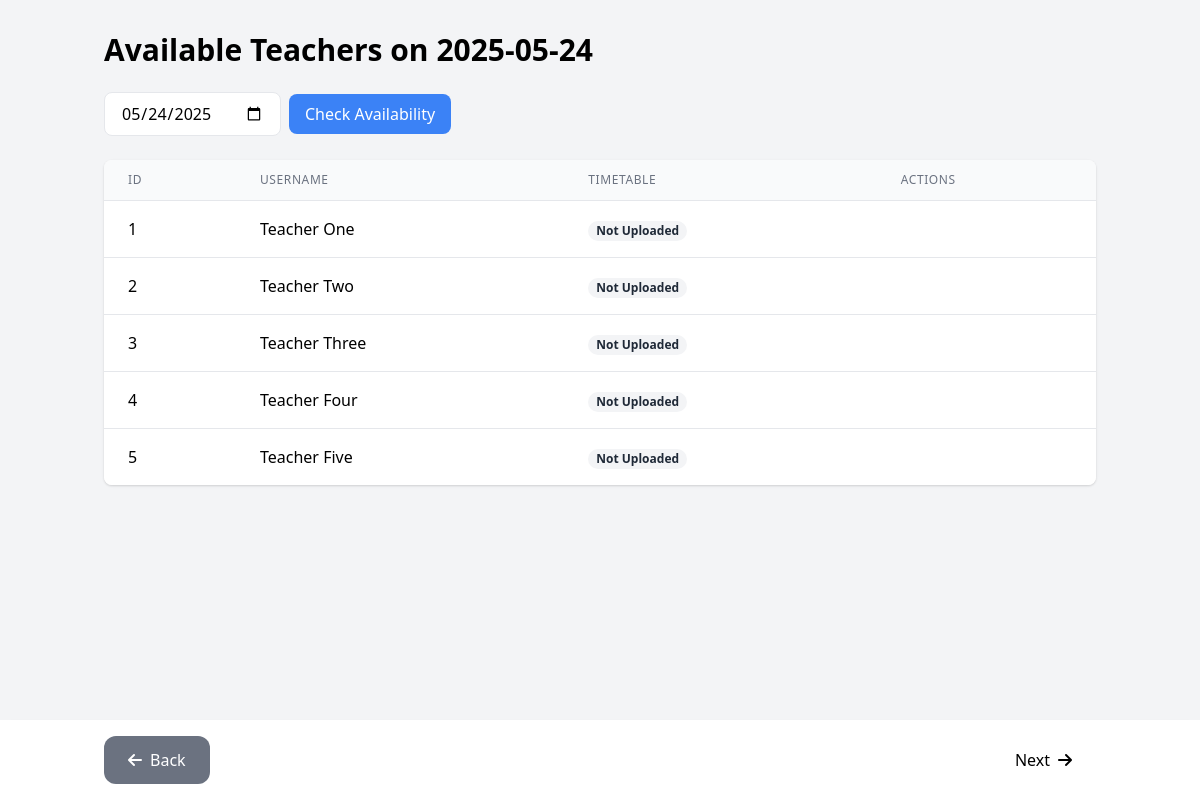
Page /available_teachers on the earlier database version.
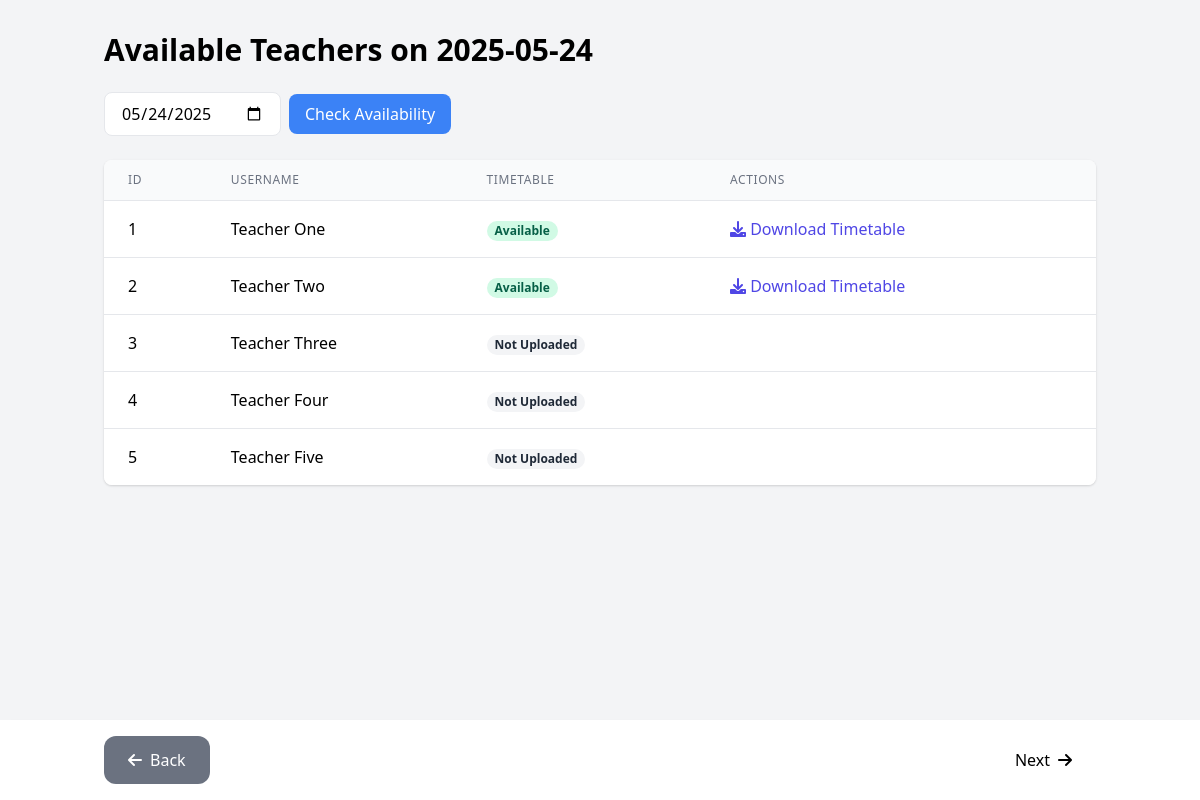
Same page on the later database version.
### models.py (models this page shows, shortened)
class Teacher(db.Model):
    user_id = db.Column(db.Integer, primary_key=True, autoincrement=True)
    username = db.Column(db.String(80), nullable=False)
    password = db.Column(db.String(80), unique=True, nullable=False)
    time_table = db.Column(db.LargeBinary)
    time_table_filename = db.Column(db.String(255))

### app.py (the view)
@app.route('/available_teachers', methods=['GET'])
def available_teachers():
    selected_date = request.args.get('date', datetime.now().strftime('%Y-%m-%d'))
    want_json = request.headers.get('Accept') == 'application/json'
    try:
        datetime.strptime(selected_date, '%Y-%m-%d')
    except ValueError:
        if want_json:
            return jsonify({'error': 'Invalid date format. Use YYYY-MM-DD'}), 400
        return "Invalid date format. Use YYYY-MM-DD", 400
    unavailable_teacher_ids = [
        t.user_id for t in TeacherUnavailability.query.filter_by(date=selected_date).all()
    ]
    available_teachers = Teacher.query.filter(
        Teacher.user_id.notin_(unavailable_teacher_ids) if unavailable_teacher_ids else True
    ).all()
    if want_json:
        teachers_data = [{
            'user_id': teacher.user_id,
            'username': teacher.username,
            'has_timetable': teacher.time_table is not None,
            'timetable_url': url_for('get_timetable', teacher_id=teacher.user_id, _external=True)
                           if teacher.time_table else None
        } for teacher in available_teachers]
        return jsonify({
            'date': selected_date,
            'available_teachers': teachers_data
        })
    else:
        return render_template('available_teachers.html',
                            teachers=available_teachers,
                            selected_date=selected_date)

### templates/available_teachers.html (shortened to what this page needs)
<!DOCTYPE html>
<html lang="en">
<head>
    <link href="https://cdn.jsdelivr.net/npm/tailwindcss@2.2.19/dist/tailwind.min.css" rel="stylesheet">
    <link rel="stylesheet" href="https://cdnjs.cloudflare.com/ajax/libs/font-awesome/6.0.0/css/all.min.css">
</head>
<body class="bg-gray-100">
    <div class="container mx-auto px-4 py-8">
        <h1 class="text-3xl font-bold mb-6">Available Teachers on {{ selected_date }}</h1>
        <div class="mb-6">
            <form method="get" class="flex items-center">
                <input type="date" name="date" value="{{ selected_date }}"
                       class="px-4 py-2 border rounded-lg mr-2">
                <button type="submit" class="px-4 py-2 bg-blue-500 text-white rounded-lg">
                    Check Availability
                </button>
            </form>
        </div>
        {% if teachers %}
        <div class="bg-white rounded-lg shadow overflow-hidden">
            <table class="min-w-full divide-y divide-gray-200">
                <thead class="bg-gray-50">
                    <tr>
                        <th class="px-6 py-3 text-left text-xs font-medium text-gray-500 uppercase tracking-wider">ID</th>
                        <th class="px-6 py-3 text-left text-xs font-medium text-gray-500 uppercase tracking-wider">Username</th>
                        <th class="px-6 py-3 text-left text-xs font-medium text-gray-500 uppercase tracking-wider">Timetable</th>
                        <th class="px-6 py-3 text-left text-xs font-medium text-gray-500 uppercase tracking-wider">Actions</th>
                    </tr>
                </thead>
                <tbody class="bg-white divide-y divide-gray-200">
                    {% for teacher in teachers %}
                    <tr>
                        <td class="px-6 py-4 whitespace-nowrap">{{ teacher.user_id }}</td>
                        <td class="px-6 py-4 whitespace-nowrap">{{ teacher.username }}</td>
                        <td class="px-6 py-4 whitespace-nowrap">
                            {% if teacher.time_table %}
                                <span class="px-2 inline-flex text-xs leading-5 font-semibold rounded-full bg-green-100 text-green-800">
                                    Available
                                </span>
                            {% else %}
                                <span class="px-2 inline-flex text-xs leading-5 font-semibold rounded-full bg-gray-100 text-gray-800">
                                    Not Uploaded
                                </span>
                            {% endif %}
                        </td>
                        <td class="px-6 py-4 whitespace-nowrap">
                            {% if teacher.time_table %}
                            <a href="{{ url_for('get_timetable', teacher_id=teacher.user_id) }}"
                               class="text-indigo-600 hover:text-indigo-900 mr-3">
                                <i class="fas fa-download"></i> Download Timetable
                            </a>
                            {% endif %}
                        </td>
                    </tr>
                    {% endfor %}
                </tbody>
            </table>
        </div>
        {% else %}
        <div class="bg-white rounded-lg shadow p-6 text-center">
            <p class="text-gray-600">No teachers available on {{ selected_date }}</p>
        </div>
        {% endif %}
        </div>
        <div class="fixed bottom-0 left-0 right-0 bg-white shadow-lg p-4">
            <div class="container mx-auto px-4 flex justify-between">
                <button onclick="window.history.back()"
                        class="px-6 py-3 bg-gray-500 text-white rounded-xl hover:bg-gray-600 transition-all duration-200 flex items-center">
                    <i class="fas fa-arrow-left mr-2"></i>
                    Back
                </button>
                <button onclick="window.location.href='/upload_doc'"
                        class="px-6 py-3 bg-gradient-to-r from-[#1a5240] to-[#1a5240] text-black rounded-xl hover:shadow-lg transition-all duration-200 flex items-center">
                    Next
                    <i class="fas fa-arrow-right ml-2"></i>
                </button>
            </div>
        </div>
</body>
</html>

Differences in the rows shown:
changed Teacher "Teacher One": time_table "Not Uploaded" → "Available Download Timetable"
changed Teacher "Teacher Two": time_table "Not Uploaded" → "Available Download Timetable"
